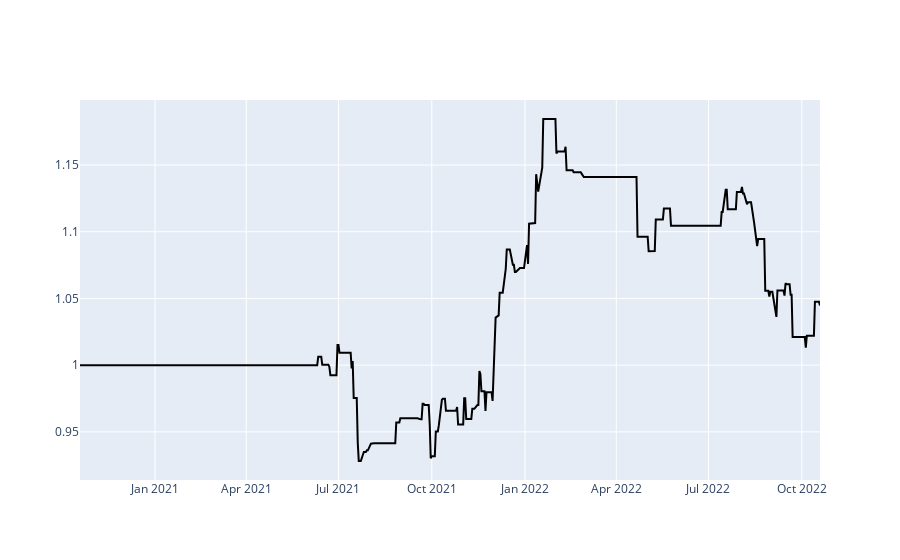

Source (notebook cell):
### Code cell
fig =go.Figure()
fig.add_trace(go.Scatter(x = df_rtn['Date'] , y = df_rtn['netvalue'] ,mode = "lines",
                         marker = dict(size = 8 , color = "Black"), name = "Net Value"))
fig.show()

### Figure 1 — Plotly figure (JSON) as saved in the notebook; plotly's stock layout.template omitted (floating-point values rounded to 4 significant figures; data arrays with more than 128 entries replaced by an {"elided": "..."} marker saying what was removed)
{"data": [{"marker": {"color": "Black", "size": 8}, "mode": "lines", "name": "Net Value", "type": "scatter", "x": {"elided": "505 str values"}, "y": {"elided": "505 float values"}}], "layout": {}}
